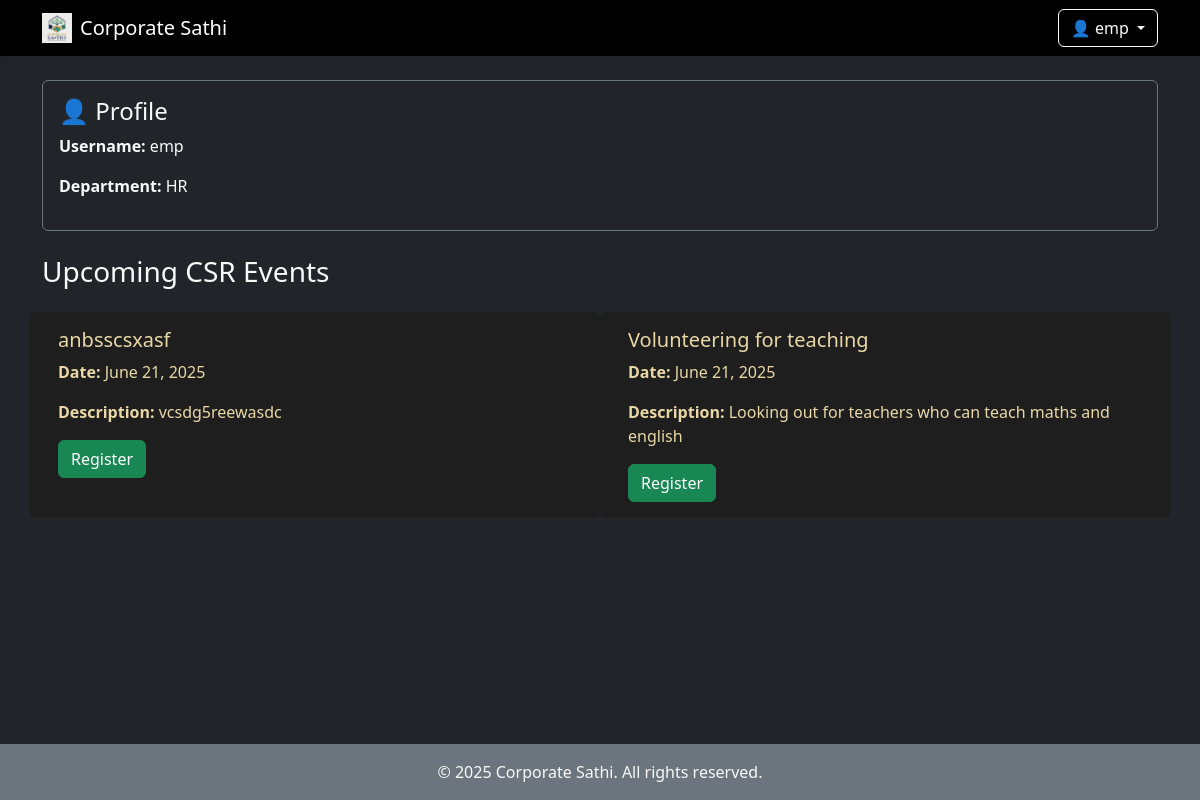
The app's page /employee-dashboard/ (signed in), older data.
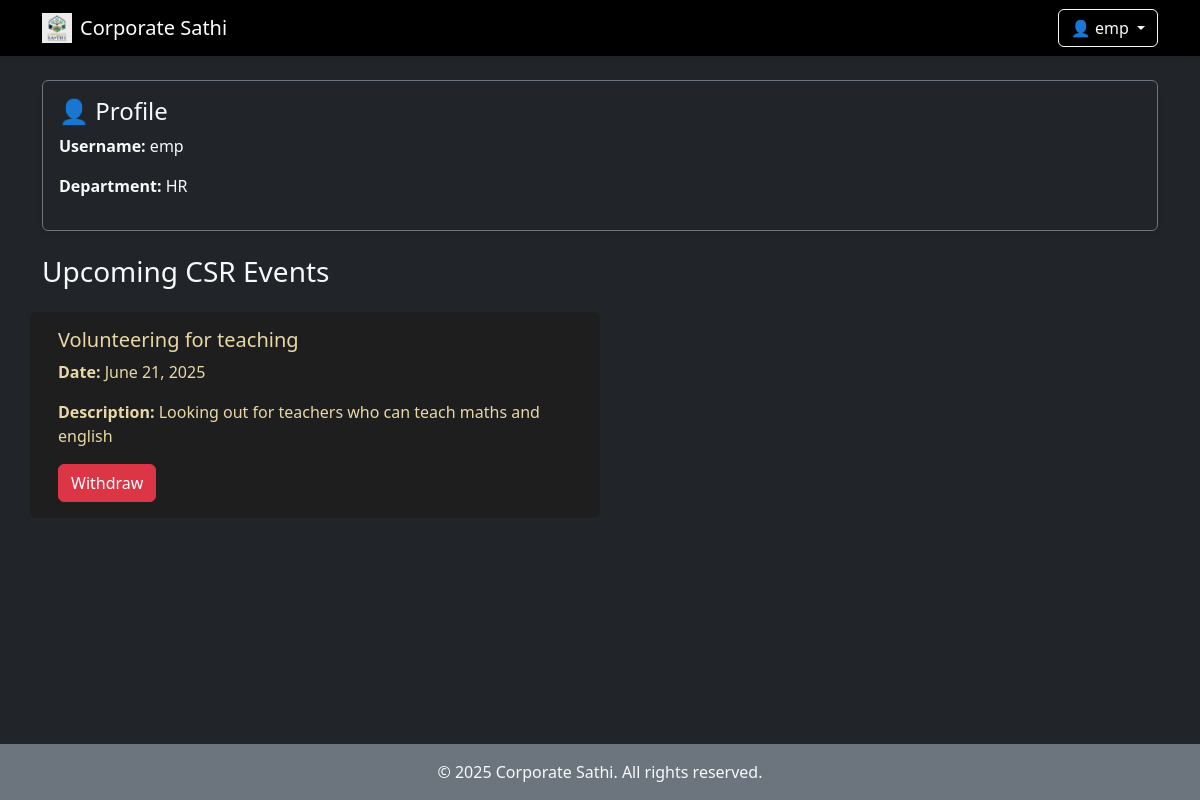
The same page, newer data.
### events/models.py (models this page shows, shortened)
class CSRProject(models.Model):
    title = models.CharField(max_length=255)
    description = models.TextField()
    location = models.CharField(max_length=255)
    date = models.DateField()
    created_by = models.ForeignKey(User, on_delete=models.CASCADE)

### events/views.py (the view)
# urls.py: path('employee-dashboard/', views.employee_dashboard, name='employee_dashboard'),
@login_required
def employee_dashboard(request):
    if request.user.is_staff:
        return redirect('admin_dashboard')
    now = timezone.now()
    upcoming_events = CSRProject.objects.filter(date__gte=now).order_by('date')
    past_events = CSRProject.objects.filter(date__lt=now).order_by('-date')
    registered_event_ids = EventParticipation.objects.filter(
        employee=request.user
    ).values_list('event_id', flat=True)
    return render(request, 'employee_dashboard.html', {
        'upcoming_events': upcoming_events,
        'past_events': past_events,
        'registered_event_ids': registered_event_ids,  # 👈 Add this
    })

### events/templates/employee_dashboard.html (shortened to what this page needs)
{% extends 'nav.html' %}
{% block varbody %}
<div class="container mt-4">
  <div class="card bg-dark text-light mb-4 border border-secondary shadow-sm">
    <div class="card-body">
      <h4 class="card-title">👤 Profile</h4>
      <p><strong>Username:</strong> {{ request.user.username }}</p>
      {% if request.user.employeeprofile %}
        <p><strong>Department:</strong> {{ request.user.employeeprofile.department }}</p>
      {% endif %}
    </div>
  </div>
  <h3 class="text-light mb-4">Upcoming CSR Events</h3>
  {% if upcoming_events %}
    <div class="row row-cols-1 row-cols-md-2 g-4">
 {% for event in upcoming_events %}
  <div class="card mb-3">
    <div class="card-body">
      <h5 class="card-title">{{ event.title }}</h5>
      <p class="card-text"><strong>Date:</strong> {{ event.date }}</p>
      <p class="card-text"><strong>Description:</strong> {{ event.description }}</p>
      {% if event.id in registered_event_ids %}
        <form action="{% url 'withdraw_event' event.id %}" method="post" style="display:inline;">
          <button type="submit" class="btn btn-danger">Withdraw</button>
        </form>
      {% else %}
        <a href="{% url 'register_event' event.id %}" class="btn btn-success">Register</a>
      {% endif %}
    </div>
  </div>
{% endfor %}
    </div>
  {% else %}
    <div class="alert alert-info mt-3">No upcoming events.</div>
  {% endif %}
</div>
{% endblock %}

Row changes from the older to the newer data that the page shows:
removed CSRProject: title "anbsscsxasf", date "June 21, 2025", description "vcsdg5reewasdc", shows "Register"
computed for CSRProject "Volunteering for teaching": text "Register" → "Withdraw"
